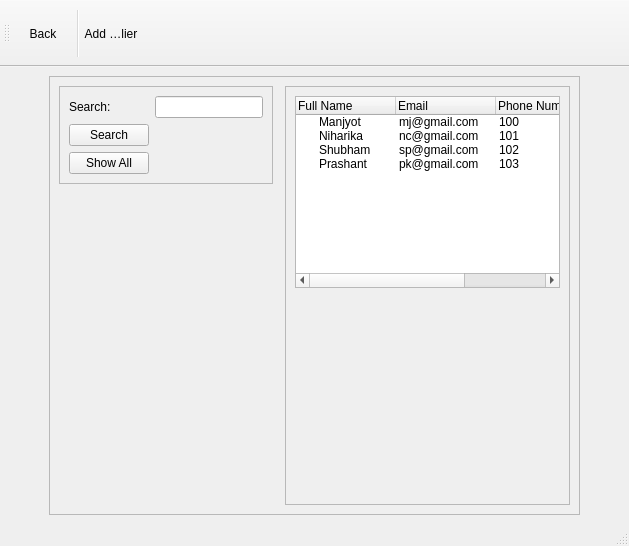
<?xml version="1.0" encoding="UTF-8"?>
<ui version="4.0">
 <class>MainWindow</class>
 <widget class="QMainWindow" name="MainWindow">
  <property name="geometry">
   <rect>
    <x>0</x>
    <y>0</y>
    <width>629</width>
    <height>546</height>
   </rect>
  </property>
  <property name="windowTitle">
   <string>MainWindow</string>
  </property>
  <widget class="QWidget" name="centralwidget">
   <layout class="QGridLayout" name="gridLayout_4">
    <item row="0" column="0">
     <spacer name="horizontalSpacer">
      <property name="orientation">
       <enum>Qt::Horizontal</enum>
      </property>
      <property name="sizeType">
       <enum>QSizePolicy::Preferred</enum>
      </property>
      <property name="sizeHint" stdset="0">
       <size>
        <width>40</width>
        <height>20</height>
       </size>
      </property>
     </spacer>
    </item>
    <item row="0" column="2">
     <spacer name="horizontalSpacer_2">
      <property name="orientation">
       <enum>Qt::Horizontal</enum>
      </property>
      <property name="sizeType">
       <enum>QSizePolicy::Preferred</enum>
      </property>
      <property name="sizeHint" stdset="0">
       <size>
        <width>40</width>
        <height>20</height>
       </size>
      </property>
     </spacer>
    </item>
    <item row="0" column="1">
     <widget class="QFrame" name="frame_3">
      <property name="focusPolicy">
       <enum>Qt::StrongFocus</enum>
      </property>
      <property name="frameShape">
       <enum>QFrame::StyledPanel</enum>
      </property>
      <property name="frameShadow">
       <enum>QFrame::Raised</enum>
      </property>
      <layout class="QGridLayout" name="gridLayout_3">
       <item row="2" column="0">
        <spacer name="verticalSpacer">
         <property name="orientation">
          <enum>Qt::Vertical</enum>
         </property>
         <property name="sizeHint" stdset="0">
          <size>
           <width>20</width>
           <height>40</height>
          </size>
         </property>
        </spacer>
       </item>
       <item row="0" column="3" rowspan="3">
        <widget class="QFrame" name="frame_2">
         <property name="frameShape">
          <enum>QFrame::StyledPanel</enum>
         </property>
         <property name="frameShadow">
          <enum>QFrame::Raised</enum>
         </property>
         <layout class="QGridLayout" name="gridLayout_2">
          <item row="1" column="0">
           <widget class="QTreeWidget" name="treeWidget">
            <property name="sizePolicy">
             <sizepolicy hsizetype="Expanding" vsizetype="Minimum">
              <horstretch>0</horstretch>
              <verstretch>0</verstretch>
             </sizepolicy>
            </property>
            <property name="focusPolicy">
             <enum>Qt::NoFocus</enum>
            </property>
            <property name="lineWidth">
             <number>1</number>
            </property>
            <property name="midLineWidth">
             <number>0</number>
            </property>
            <column>
             <property name="text">
              <string>Full Name</string>
             </property>
             <property name="font">
              <font>
               <strikeout>false</strikeout>
              </font>
             </property>
             <property name="background">
              <color>
               <red>255</red>
               <green>255</green>
               <blue>255</blue>
              </color>
             </property>
            </column>
            <column>
             <property name="text">
              <string>Email</string>
             </property>
            </column>
            <column>
             <property name="text">
              <string>Phone Number</string>
             </property>
            </column>
            <column>
             <property name="text">
              <string>Address</string>
             </property>
            </column>
            <item>
             <property name="text">
              <string>Manjyot</string>
             </property>
             <property name="text">
              <string>mj@gmail.com</string>
             </property>
             <property name="text">
              <string>100</string>
             </property>
             <property name="text">
              <string>Kandivali East</string>
             </property>
            </item>
            <item>
             <property name="text">
              <string>Niharika</string>
             </property>
             <property name="text">
              <string>nc@gmail.com</string>
             </property>
             <property name="text">
              <string>101</string>
             </property>
             <property name="text">
              <string>Gorai</string>
             </property>
            </item>
            <item>
             <property name="text">
              <string>Shubham</string>
             </property>
             <property name="text">
              <string>sp@gmail.com</string>
             </property>
             <property name="text">
              <string>102</string>
             </property>
             <property name="text">
              <string>Thakur Village</string>
             </property>
            </item>
            <item>
             <property name="text">
              <string>Prashant</string>
             </property>
             <property name="text">
              <string>pk@gmail.com</string>
             </property>
             <property name="text">
              <string>103</string>
             </property>
             <property name="text">
              <string>Lokhandwala</string>
             </property>
            </item>
           </widget>
          </item>
          <item row="2" column="0">
           <spacer name="verticalSpacer_2">
            <property name="orientation">
             <enum>Qt::Vertical</enum>
            </property>
            <property name="sizeHint" stdset="0">
             <size>
              <width>20</width>
              <height>40</height>
             </size>
            </property>
           </spacer>
          </item>
         </layout>
        </widget>
       </item>
       <item row="0" column="2">
        <widget class="Line" name="line">
         <property name="orientation">
          <enum>Qt::Horizontal</enum>
         </property>
        </widget>
       </item>
       <item row="0" column="0" rowspan="2" colspan="2">
        <widget class="QFrame" name="frame">
         <property name="sizePolicy">
          <sizepolicy hsizetype="Maximum" vsizetype="Preferred">
           <horstretch>0</horstretch>
           <verstretch>0</verstretch>
          </sizepolicy>
         </property>
         <property name="frameShape">
          <enum>QFrame::StyledPanel</enum>
         </property>
         <property name="frameShadow">
          <enum>QFrame::Raised</enum>
         </property>
         <layout class="QGridLayout" name="gridLayout">
          <item row="0" column="2">
           <widget class="QLineEdit" name="lineEdit">
            <property name="sizePolicy">
             <sizepolicy hsizetype="Preferred" vsizetype="Fixed">
              <horstretch>0</horstretch>
              <verstretch>0</verstretch>
             </sizepolicy>
            </property>
           </widget>
          </item>
          <item row="2" column="0">
           <widget class="QPushButton" name="pushButton_2">
            <property name="text">
             <string>Show All</string>
            </property>
           </widget>
          </item>
          <item row="0" column="0">
           <widget class="QLabel" name="label">
            <property name="sizePolicy">
             <sizepolicy hsizetype="Expanding" vsizetype="Preferred">
              <horstretch>0</horstretch>
              <verstretch>0</verstretch>
             </sizepolicy>
            </property>
            <property name="text">
             <string>Search:</string>
            </property>
           </widget>
          </item>
          <item row="1" column="0">
           <widget class="QPushButton" name="pushButton">
            <property name="text">
             <string>Search</string>
            </property>
           </widget>
          </item>
         </layout>
        </widget>
       </item>
      </layout>
     </widget>
    </item>
   </layout>
  </widget>
  <widget class="QMenuBar" name="menubar">
   <property name="geometry">
    <rect>
     <x>0</x>
     <y>0</y>
     <width>629</width>
     <height>21</height>
    </rect>
   </property>
  </widget>
  <widget class="QStatusBar" name="statusbar"/>
  <widget class="QToolBar" name="toolBar">
   <property name="windowTitle">
    <string>toolBar</string>
   </property>
   <property name="styleSheet">
    <string notr="true">QToolButton
    {
        height: 52px;
        width: 52px;
    }</string>
   </property>
   <attribute name="toolBarArea">
    <enum>TopToolBarArea</enum>
   </attribute>
   <attribute name="toolBarBreak">
    <bool>false</bool>
   </attribute>
   <addaction name="actionBack"/>
   <addaction name="separator"/>
   <addaction name="actionShow_Supplier"/>
  </widget>
  <action name="actionShow_Supplier">
   <property name="icon">
    <iconset theme="stuff">
     <normaloff>:/staua/study stuff/PYQT/60807.svg</normaloff>:/staua/study stuff/PYQT/60807.svg</iconset>
   </property>
   <property name="text">
    <string>Add Supplier</string>
   </property>
   <property name="toolTip">
    <string>Add Supplier</string>
   </property>
  </action>
  <action name="actionBack">
   <property name="icon">
    <iconset>
     <normaloff>:/staua/study stuff/PYQT/Left_Arrow_-512.png</normaloff>:/staua/study stuff/PYQT/Left_Arrow_-512.png</iconset>
   </property>
   <property name="text">
    <string>Back</string>
   </property>
   <property name="toolTip">
    <string>Go back</string>
   </property>
  </action>
 </widget>
 <resources/>
 <connections/>
</ui>
